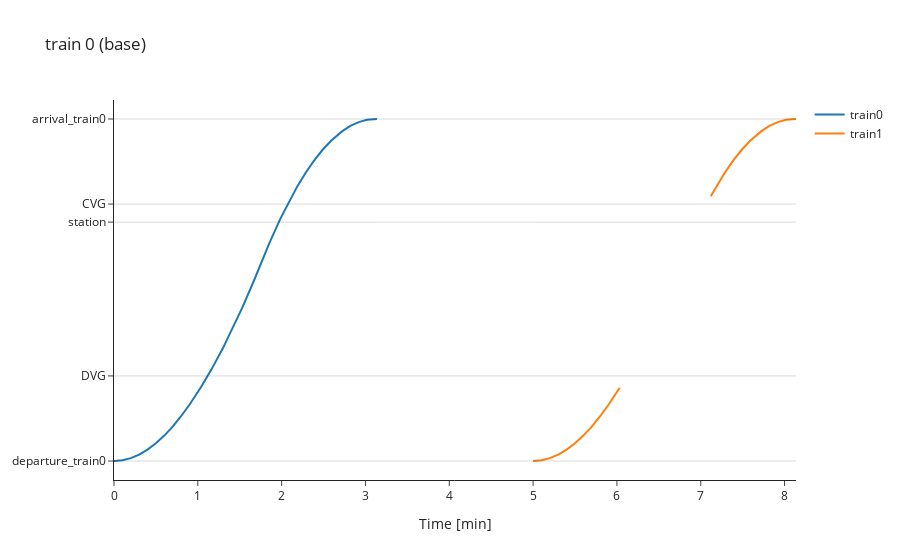
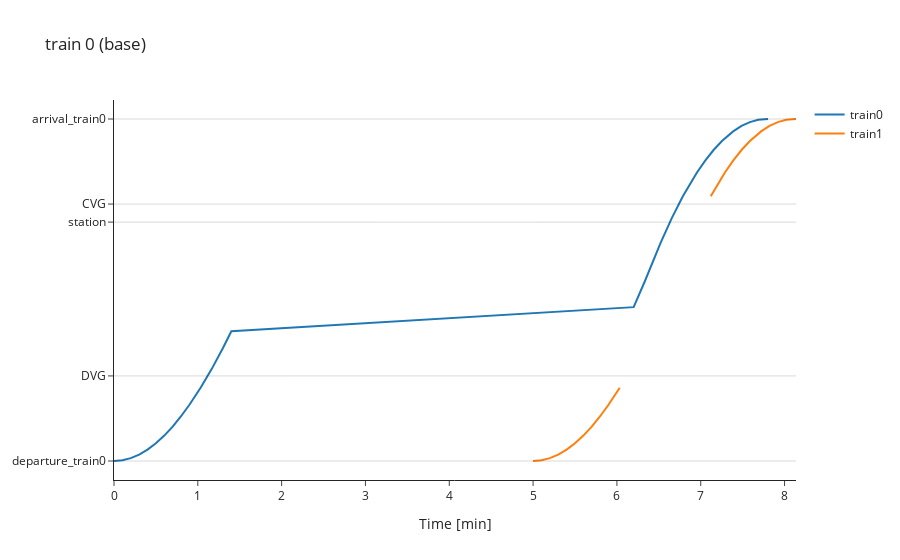
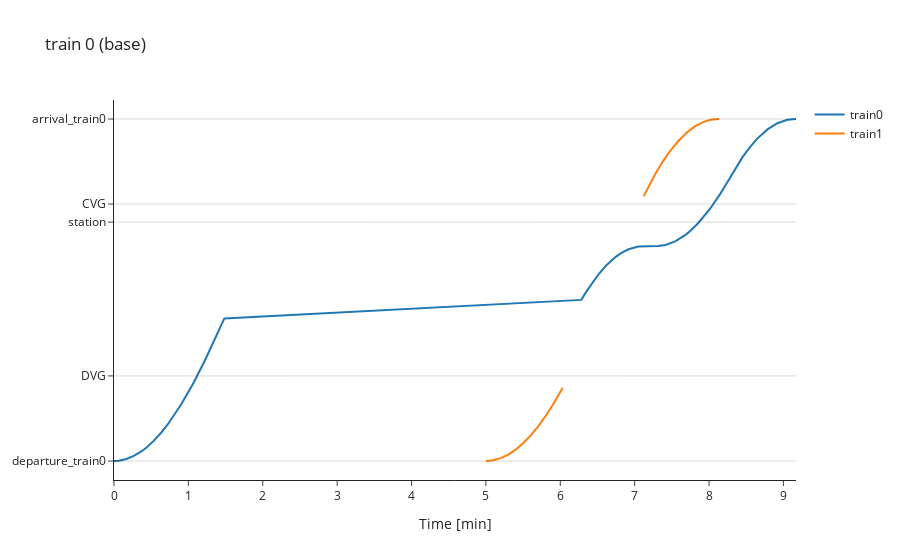

Write notebook code for charts like these, in order.
### Code cell
fig1.show()
fig2.show()
fig3.show()

### Figure 1 — Plotly figure (JSON) as saved in the notebook; plotly's stock layout.template omitted (floating-point values rounded to 4 significant figures)
{"data": [{"name": "train0", "type": "scatter", "x": [0, 0.1, 0.2, 0.3, 0.4, 0.5, 0.6, 0.7, 0.8, 0.9, 1.033, 1.167, 1.3, 1.4, 1.533, 1.667, 1.853, 1.987, 2.12, 2.187, 2.287, 2.387, 2.487, 2.587, 2.72, 2.82, 2.92, 3.02, 3.137], "y": [0, 8.294, 33.13, 74.41, 132.0, 205.8, 295.5, 400.8, 520.8, 654.3, 852.1, 1072.0, 1314.0, 1510.0, 1790.0, 2092.0, 2536, 2824, 3080, 3196, 3355, 3496, 3619, 3724, 3836, 3899, 3944, 3971, 3980]}, {"name": "train1", "type": "scatter", "x": [5, 5.1, 5.2, 5.3, 5.4, 5.5, 5.6, 5.7, 5.8, 5.9, 6.033, 6.167, 6.3, 6.4, 6.533, 6.667, 6.853, 6.987, 7.12, 7.187, 7.287, 7.387, 7.487, 7.587, 7.72, 7.82, 7.92, 8.02, 8.137], "y": [0, 8.294, 33.13, 74.41, 132.0, 205.8, 295.5, 400.8, 520.8, 654.3, 852.1, null, null, null, null, null, null, null, 3080, 3196, 3355, 3496, 3619, 3724, 3836, 3899, 3944, 3971, 3980]}], "layout": {"hovermode": "x unified", "shapes": [{"line": {"color": "black", "width": 0.5}, "type": "line", "x0": 0, "x1": 1, "xref": "x domain", "y0": 0, "y1": 0, "yref": "y"}, {"line": {"color": "black", "width": 0.5}, "type": "line", "x0": 0, "x1": 1, "xref": "x domain", "y0": 990, "y1": 990, "yref": "y"}, {"line": {"color": "black", "width": 0.5}, "type": "line", "x0": 0, "x1": 1, "xref": "x domain", "y0": 2780, "y1": 2780, "yref": "y"}, {"line": {"color": "black", "width": 0.5}, "type": "line", "x0": 0, "x1": 1, "xref": "x domain", "y0": 2990, "y1": 2990, "yref": "y"}, {"line": {"color": "black", "width": 0.5}, "type": "line", "x0": 0, "x1": 1, "xref": "x domain", "y0": 3980, "y1": 3980, "yref": "y"}], "title": {"text": "train 0 (base)"}, "xaxis": {"title": {"text": "Time [min]"}}, "yaxis": {"tickmode": "array", "ticktext": ["departure_train0", "DVG", "station", "CVG", "arrival_train0"], "tickvals": [0, 990, 2780, 2990, 3980]}}}

### Figure 2 — Plotly figure (JSON) as saved in the notebook; plotly's stock layout.template omitted (floating-point values rounded to 4 significant figures)
{"data": [{"name": "train0", "type": "scatter", "x": [0, 0.1, 0.2, 0.3, 0.4, 0.5, 0.6, 0.7, 0.8, 0.9, 1.033, 1.167, 1.3, 1.4, 6.2, 6.333, 6.52, 6.653, 6.787, 6.853, 6.953, 7.053, 7.153, 7.253, 7.387, 7.487, 7.587, 7.687, 7.803], "y": [0, 8.294, 33.13, 74.41, 132.0, 205.8, 295.5, 400.8, 520.8, 654.3, 852.1, 1072.0, 1314.0, 1510.0, 1790.0, 2092.0, 2536, 2824, 3080, 3196, 3355, 3496, 3619, 3724, 3836, 3899, 3944, 3971, 3980]}, {"name": "train1", "type": "scatter", "x": [5, 5.1, 5.2, 5.3, 5.4, 5.5, 5.6, 5.7, 5.8, 5.9, 6.033, 6.167, 6.3, 6.4, 6.533, 6.667, 6.853, 6.987, 7.12, 7.187, 7.287, 7.387, 7.487, 7.587, 7.72, 7.82, 7.92, 8.02, 8.137], "y": [0, 8.294, 33.13, 74.41, 132.0, 205.8, 295.5, 400.8, 520.8, 654.3, 852.1, null, null, null, null, null, null, null, 3080, 3196, 3355, 3496, 3619, 3724, 3836, 3899, 3944, 3971, 3980]}], "layout": {"hovermode": "x unified", "shapes": [{"line": {"color": "black", "width": 0.5}, "type": "line", "x0": 0, "x1": 1, "xref": "x domain", "y0": 0, "y1": 0, "yref": "y"}, {"line": {"color": "black", "width": 0.5}, "type": "line", "x0": 0, "x1": 1, "xref": "x domain", "y0": 990, "y1": 990, "yref": "y"}, {"line": {"color": "black", "width": 0.5}, "type": "line", "x0": 0, "x1": 1, "xref": "x domain", "y0": 2780, "y1": 2780, "yref": "y"}, {"line": {"color": "black", "width": 0.5}, "type": "line", "x0": 0, "x1": 1, "xref": "x domain", "y0": 2990, "y1": 2990, "yref": "y"}, {"line": {"color": "black", "width": 0.5}, "type": "line", "x0": 0, "x1": 1, "xref": "x domain", "y0": 3980, "y1": 3980, "yref": "y"}], "title": {"text": "train 0 (base)"}, "xaxis": {"title": {"text": "Time [min]"}}, "yaxis": {"tickmode": "array", "ticktext": ["departure_train0", "DVG", "station", "CVG", "arrival_train0"], "tickvals": [0, 990, 2780, 2990, 3980]}}}

### Figure 3 — Plotly figure (JSON) as saved in the notebook; plotly's stock layout.template omitted (floating-point values rounded to 4 significant figures)
{"data": [{"name": "train0", "type": "scatter", "x": [0, 0.06667, 0.1667, 0.2667, 0.3667, 0.4333, 0.5333, 0.6333, 0.7333, 0.9, 1.067, 1.233, 1.484, 6.284, 6.35, 6.45, 6.517, 6.617, 6.75, 6.817, 6.917, 7.05, 7.317, 7.417, 7.55, 7.684, 7.75, 7.85, 7.917, 8.017, 8.15, 8.353, 8.453, 8.553, 8.653, 8.786, 8.919, 9.053, 9.169], "y": [0, 3.688, 23.02, 58.83, 111.0, 154.8, 234.0, 328.9, 439.2, 654.3, 905.0, 1190.0, 1659, 1875, 1971, 2100, 2176, 2275, 2379, 2419, 2464, 2496, 2501.0, 2515.0, 2559.0, 2632.0, 2679.0, 2764.0, 2829.0, 2939.0, 3108.0, 3404, 3539, 3656, 3755, 3859, 3931, 3971, 3980]}, {"name": "train1", "type": "scatter", "x": [5, 5.1, 5.2, 5.3, 5.4, 5.5, 5.6, 5.7, 5.8, 5.9, 6.033, 6.167, 6.3, 6.4, 6.533, 6.667, 6.853, 6.987, 7.12, 7.187, 7.287, 7.387, 7.487, 7.587, 7.72, 7.82, 7.92, 8.02, 8.137], "y": [0, 8.294, 33.13, 74.41, 132.0, 205.8, 295.5, 400.8, 520.8, 654.3, 852.1, null, null, null, null, null, null, null, 3080, 3196, 3355, 3496, 3619, 3724, 3836, 3899, 3944, 3971, 3980]}], "layout": {"hovermode": "x unified", "shapes": [{"line": {"color": "black", "width": 0.5}, "type": "line", "x0": 0, "x1": 1, "xref": "x domain", "y0": 0, "y1": 0, "yref": "y"}, {"line": {"color": "black", "width": 0.5}, "type": "line", "x0": 0, "x1": 1, "xref": "x domain", "y0": 990, "y1": 990, "yref": "y"}, {"line": {"color": "black", "width": 0.5}, "type": "line", "x0": 0, "x1": 1, "xref": "x domain", "y0": 2780, "y1": 2780, "yref": "y"}, {"line": {"color": "black", "width": 0.5}, "type": "line", "x0": 0, "x1": 1, "xref": "x domain", "y0": 2990, "y1": 2990, "yref": "y"}, {"line": {"color": "black", "width": 0.5}, "type": "line", "x0": 0, "x1": 1, "xref": "x domain", "y0": 3980, "y1": 3980, "yref": "y"}], "title": {"text": "train 0 (base)"}, "xaxis": {"title": {"text": "Time [min]"}}, "yaxis": {"tickmode": "array", "ticktext": ["departure_train0", "DVG", "station", "CVG", "arrival_train0"], "tickvals": [0, 990, 2780, 2990, 3980]}}}
